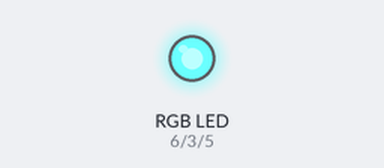
Recording of a sketch running on a simulated Arduino Uno, built with avr-gcc and run on an emulated ATmega328P. On the bench: an RGB LED mixed from three pins (HIGH = lit).

Above: at 0.1 s.
Timing chart, 0 to 36.5 s (numbered marks = the images above):
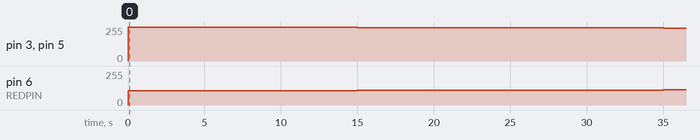

Measured:
- by itself, pin 6 (REDPIN): moves from 0/255 to 113/255 over 35.0 s
- by itself, pin 3 (GREENPIN), pin 5 (BLUEPIN): 0/255 → 254/255 at 0.00 s, → 253/255 5.0 s later, → 252/255 5.0 s later, → 251/255 5.0 s later, … (8 changes in this stretch)

The sketch:

LED_blueToRed.ino
```cpp
#define REDPIN 6
#define GREENPIN 3
#define BLUEPIN 5

int r;
int g;
int b;

void setup()
{
 r = 105; //these intial values were based on trial and error. Adjust as desired.
 g = 255;
 b = 255;

  pinMode(REDPIN, OUTPUT);
  pinMode(GREENPIN, OUTPUT);
  pinMode(BLUEPIN, OUTPUT);


  analogWrite(REDPIN,r);
  analogWrite(BLUEPIN,b);
  analogWrite(GREENPIN,g);

}

void loop()
{

  ++r;
  --b;

  if (r>255) {
    r = 255;
  }
  if (b<30) {
    b = 30;
  }

 g = b;


  analogWrite(REDPIN,r);
  analogWrite(BLUEPIN,b);
  analogWrite(GREENPIN,g);
 /* Serial.print("\t");
  Serial.print(r);
  Serial.print("\t");
  Serial.println(b);*/
  delay(5000);

}
```
